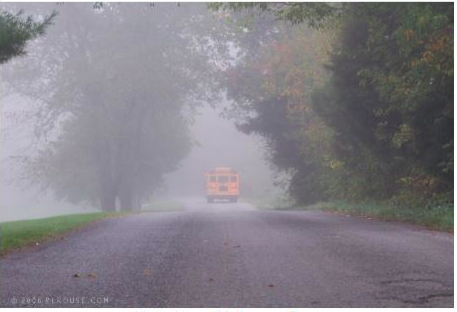
#> input picture assets/example1.png, 457 x 312 px
$ python example.py   (older library calls are emulated)
#> lines starting #> are read from the running program, lines starting #| are printed output that depends on the picture
### src/alright.py
import cv2
import numpy as np


def Airlight(HazeImg, AirlightMethod, windowSize):
    if (AirlightMethod.lower() == 'fast'):
        A = []
        if (len(HazeImg.shape) == 3):
            for ch in range(len(HazeImg.shape)):
                kernel = np.ones((windowSize, windowSize), np.uint8)
                minImg = cv2.erode(HazeImg[:, :, ch], kernel)
                A.append(int(minImg.max()))
        else:
            kernel = np.ones((windowSize, windowSize), np.uint8)
            minImg = cv2.erode(HazeImg, kernel)
            A.append(int(minImg.max()))
    return (A)

### src/boundcon.py
import cv2
import numpy as np


def BoundCon(HazeImg, A, C0, C1, windowSze):
    if (len(HazeImg.shape) == 3):

        t_b = np.maximum((A[0] - HazeImg[:, :, 0].astype(np.float)) / (A[0] - C0),
                         (HazeImg[:, :, 0].astype(np.float) - A[0]) / (C1 - A[0]))
        t_g = np.maximum((A[1] - HazeImg[:, :, 1].astype(np.float)) / (A[1] - C0),
                         (HazeImg[:, :, 1].astype(np.float) - A[1]) / (C1 - A[1]))
        t_r = np.maximum((A[2] - HazeImg[:, :, 2].astype(np.float)) / (A[2] - C0),
                         (HazeImg[:, :, 2].astype(np.float) - A[2]) / (C1 - A[2]))

        MaxVal = np.maximum(t_b, t_g, t_r)
        transmission = np.minimum(MaxVal, 1)
    else:
        transmission = np.maximum((A[0] - HazeImg.astype(np.float)) / (A[0] - C0),
                                  (HazeImg.astype(np.float) - A[0]) / (C1 - A[0]))
        transmission = np.minimum(transmission, 1)

    kernel = np.ones((windowSze, windowSze), np.float)
    transmission = cv2.morphologyEx(
        transmission, cv2.MORPH_CLOSE, kernel=kernel)
    return (transmission)

### src/caltransmission.py
import numpy as np
import cv2

def CalTransmission(HazeImg, Transmission, regularize_lambda, sigma):
    rows, cols = Transmission.shape

    KirschFilters = LoadFilterBank()

    # Normalize the filters
    for idx, currentFilter in enumerate(KirschFilters):
        KirschFilters[idx] = KirschFilters[idx] / np.linalg.norm(currentFilter)

    WFun = []
    for idx, currentFilter in enumerate(KirschFilters):
        WFun.append(CalculateWeightingFunction(HazeImg, currentFilter, sigma))

    tF = np.fft.fft2(Transmission)
    DS = 0

    for i in range(len(KirschFilters)):
        D = psf2otf(KirschFilters[i], (rows, cols))
        DS = DS + (abs(D) ** 2)


    beta = 1                    # Selected from the paper
    beta_max = 2**8             # Selected from the paper
    beta_rate = 2*np.sqrt(2)    # Selected from the paper

    while(beta < beta_max):
        gamma = regularize_lambda / beta

        DU = 0
        for i in range(len(KirschFilters)):
            dt = circularConvFilt(Transmission, KirschFilters[i])
            u = np.maximum((abs(dt) - (WFun[i] / (len(KirschFilters)*beta))), 0) * np.sign(dt)
            DU = DU + np.fft.fft2(circularConvFilt(u, cv2.flip(KirschFilters[i], -1)))


        Transmission = np.abs(np.fft.ifft2((gamma * tF + DU) / (gamma + DS)))
        beta = beta * beta_rate
    return(Transmission)

def LoadFilterBank():
    KirschFilters = []
    KirschFilters.append(np.array([[-3, -3, -3],   [-3, 0, 5],   [-3, 5, 5]]))
    KirschFilters.append(np.array([[-3, -3, -3],   [-3, 0, -3],  [5, 5, 5]]))
    KirschFilters.append(np.array([[-3, -3, -3],   [5, 0, -3],   [5, 5, -3]]))
    KirschFilters.append(np.array([[5, -3, -3],    [5, 0, -3],   [5, -3, -3]]))
    KirschFilters.append(np.array([[5, 5, -3],     [5, 0, -3],   [-3, -3, -3]]))
    KirschFilters.append(np.array([[5, 5, 5],      [-3, 0, -3],  [-3, -3, -3]]))
    KirschFilters.append(np.array([[-3, 5, 5],     [-3, 0, 5],   [-3, -3, -3]]))
    KirschFilters.append(np.array([[-3, -3, 5],    [-3, 0, 5],   [-3, -3, 5]]))
    KirschFilters.append(np.array([[-1, -1, -1],   [-1, 8, -1],  [-1, -1, -1]]))
    return(KirschFilters)

def CalculateWeightingFunction(HazeImg, Filter, sigma):

    # Computing the weight function... Eq (17) in the paper

    HazeImageDouble = HazeImg.astype(float) / 255.0
    if(len(HazeImg.shape) == 3):
        Red = HazeImageDouble[:, :, 2]
        d_r = circularConvFilt(Red, Filter)

        Green = HazeImageDouble[:, :, 1]
        d_g = circularConvFilt(Green, Filter)

        Blue = HazeImageDouble[:, :, 0]
        d_b = circularConvFilt(Blue, Filter)

        WFun = np.exp(-((d_r**2) + (d_g**2) + (d_b**2)) / (2 * sigma * sigma))
    else:
        d = circularConvFilt(HazeImageDouble, Filter)
        WFun = np.exp(-((d ** 2) + (d ** 2) + (d ** 2)) / (2 * sigma * sigma))
    return(WFun)

def circularConvFilt(Img, Filter):
    FilterHeight, FilterWidth = Filter.shape
    assert (FilterHeight == FilterWidth), 'Filter must be square in shape --> Height must be same as width'
    assert (FilterHeight % 2 == 1), 'Filter dimension must be a odd number.'

    filterHalsSize = int((FilterHeight - 1)/2)
    rows, cols = Img.shape
    PaddedImg = cv2.copyMakeBorder(Img, filterHalsSize, filterHalsSize, filterHalsSize, filterHalsSize, borderType=cv2.BORDER_WRAP)
    FilteredImg = cv2.filter2D(PaddedImg, -1, Filter)
    Result = FilteredImg[filterHalsSize:rows+filterHalsSize, filterHalsSize:cols+filterHalsSize]

    return(Result)

# taken from a matlab implementation
def psf2otf(psf, shape):
    if np.all(psf == 0):
        return np.zeros_like(psf)

    inshape = psf.shape

    psf = zero_pad(psf, shape, position='corner')
    for axis, axis_size in enumerate(inshape):
        psf = np.roll(psf, -int(axis_size / 2), axis=axis)

    # Compute the OTF
    otf = np.fft.fft2(psf)

    n_ops = np.sum(psf.size * np.log2(psf.shape))
    otf = np.real_if_close(otf, tol=n_ops)

    return otf

def zero_pad(image, shape, position='corner'):
    shape = np.asarray(shape, dtype=int)
    imshape = np.asarray(image.shape, dtype=int)

    if np.alltrue(imshape == shape):
        return image

    if np.any(shape <= 0):
        raise ValueError("ZERO_PAD: null or negative shape given")

    dshape = shape - imshape
    if np.any(dshape < 0):
        raise ValueError("ZERO_PAD: target size smaller than source one")

    pad_img = np.zeros(shape, dtype=image.dtype)

    idx, idy = np.indices(imshape)

    if position == 'center':
        if np.any(dshape % 2 != 0):
            raise ValueError("ZERO_PAD: source and target shapes "
                             "have different parity.")
        offx, offy = dshape // 2
    else:
        offx, offy = (0, 0)

    pad_img[idx + offx, idy + offy] = image

    return pad_img

### src/removehaze.py
import cv2
import numpy as np
import copy


def removeHaze(HazeImg, Transmission, A, delta):

    epsilon = 0.0001
    Transmission = pow(np.maximum(abs(Transmission), epsilon), delta)

    HazeCorrectedImage = copy.deepcopy(HazeImg)
    if (len(HazeImg.shape) == 3):
        for ch in range(len(HazeImg.shape)):
            temp = ((HazeImg[:, :, ch].astype(float) -
                    A[ch]) / Transmission) + A[ch]
            temp = np.maximum(np.minimum(temp, 255), 0)
            HazeCorrectedImage[:, :, ch] = temp
    else:
        temp = ((HazeImg.astype(float) - A[0]) / Transmission) + A[0]
        temp = np.maximum(np.minimum(temp, 255), 0)
        HazeCorrectedImage = temp
    return (HazeCorrectedImage)

### src/example.py
import cv2
import numpy as np

from alright import Airlight
from boundcon import BoundCon
from caltransmission import CalTransmission
from removehaze import removeHaze

if __name__ == '__main__':
    HazeImg = cv2.imread('../assets/example1.png')
#> HazeImg is the input picture: shape (312, 457, 3); mean B, G, R 136.2, 129, 132.7

    # Resize image

    # Channels = cv2.split(HazeImg)
    # rows, cols = Channels[0].shape
    # HazeImg = cv2.resize(HazeImg, (int(2.4 * cols), int(2.4 * rows)))


    # Estimate Airlight
    windowSze = 15
    AirlightMethod = 'fast'
    A = Airlight(HazeImg, AirlightMethod, windowSze)
#> the loop in Airlight, `for ch in range(len(HazeImg.shape)):` made 3 passes
#> pass 1, in Airlight, `minImg = cv2.erode(HazeImg[:, :, ch], kernel)`:
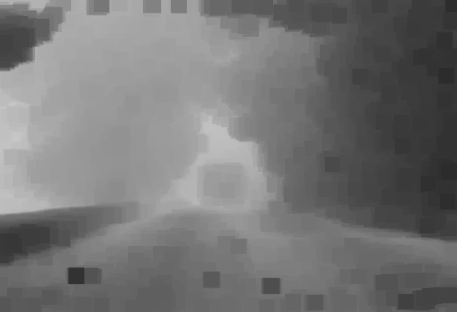
#> minImg: shape (312, 457); min 44, max 200, mean 117.2
#> after the loop in Airlight, `for ch in range(len(HazeImg.shape)):`: A = [200, 186, 189]
#> A = [200, 186, 189]

    # Calculate Boundary Constraints
    windowSze = 3
    C0 = 20         # ecommended in the paper
    C1 = 300        # recommended in the paper
    Transmission = BoundCon(HazeImg, A, C0, C1, windowSze)

    # Refine estimate of transmission
    # Default value = 1 (as recommended in the paper) --> Regularization parameter, the more this  value, the closer to the original patch wise transmission
    regularize_lambda = 1
    sigma = 0.5
    # Using contextual information
    Transmission = CalTransmission(
        HazeImg, Transmission, regularize_lambda, sigma)
#> after the loop in CalTransmission, `for idx, currentFilter in enumerate(KirschFilters):`: WFun = 9 items
#> after the loop in CalTransmission, `for i in range(len(KirschFilters)):`:
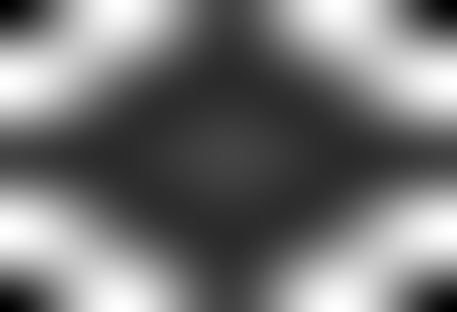
#> DS: shape (312, 457) float64; min 2.12e-30, max 19.53, mean 9; drawn with min black and max white
#> the loop in CalTransmission, `while(beta < beta_max):` made 6 passes
#> pass 1, in circularConvFilt (call 29), `PaddedImg = cv2.copyMakeBorder(Img, filterHalsSize, filterHalsSize, fi..`:
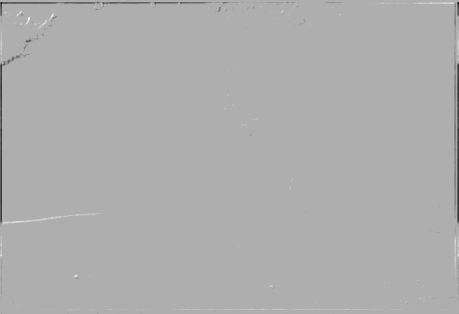
#> PaddedImg: shape (314, 459) float64; min -0.559, max 0.257, mean -0.00213; drawn with min black and max white
#> after the loop in CalTransmission, `while(beta < beta_max):`:
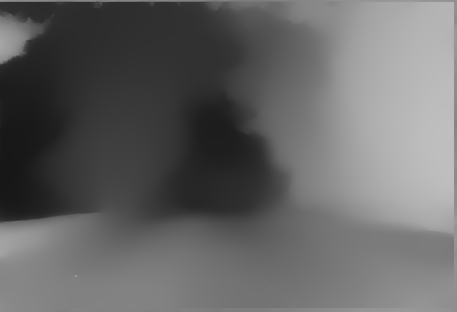
#> Transmission: shape (312, 457) float64; min 0.0906, max 0.752, mean 0.4
#> after the loop in CalTransmission, `while(beta < beta_max):`:
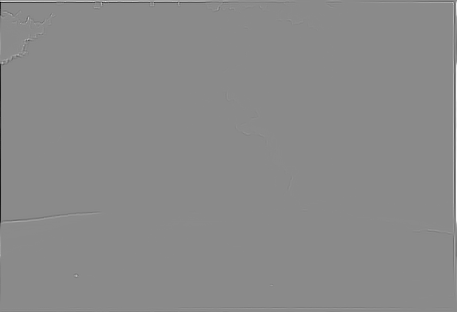
#> dt: shape (312, 457) float64; min -0.198, max 0.166, mean -5.06e-20; drawn with min black and max white
#> after the loop in CalTransmission, `while(beta < beta_max):`: beta = 512

    # Perform DeHazing
    HazeCorrectedImg = removeHaze(HazeImg, Transmission, A, 0.85)
#> the loop in removeHaze, `for ch in range(len(HazeImg.shape)):` made 3 passes
#> pass 1, in removeHaze, `temp = ((HazeImg[:, :, ch].astype(float) - A[ch]) / Transmission) + A[..`:
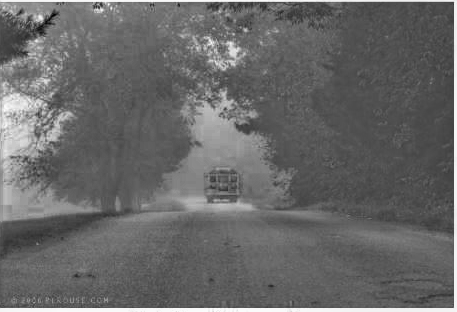
#> temp: shape (312, 457) float64; min -97.97, max 307.2, mean 67.8; drawn with min black and max white
#> after the loop in removeHaze, `for ch in range(len(HazeImg.shape)):`:
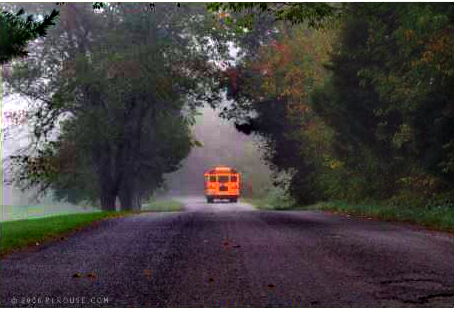
#> HazeCorrectedImage: shape (312, 457, 3); mean B, G, R 66.5, 66.4, 71.1

    cv2.imshow('Original', HazeImg)
    cv2.imshow('Result', HazeCorrectedImg)
    cv2.waitKey(0)

    #cv2.imwrite('outputImages/result.jpg', HazeCorrectedImg)

$ run again, with assets/example2.png copied over assets/example1.png
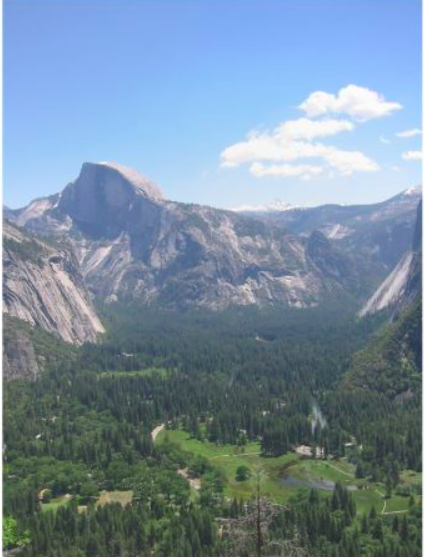
#> input picture assets/example2.png, 424 x 557 px
#> HazeImg is the input picture: shape (557, 424, 3); mean B, G, R 158.5, 140.6, 118.9
#> after the loop in Airlight, `for ch in range(len(HazeImg.shape)):`: A = [254, 241, 242]
#> after the loop in CalTransmission, `for idx, currentFilter in enumerate(KirschFilters):`: WFun = 9 items
#> after the loop in CalTransmission, `while(beta < beta_max):`:
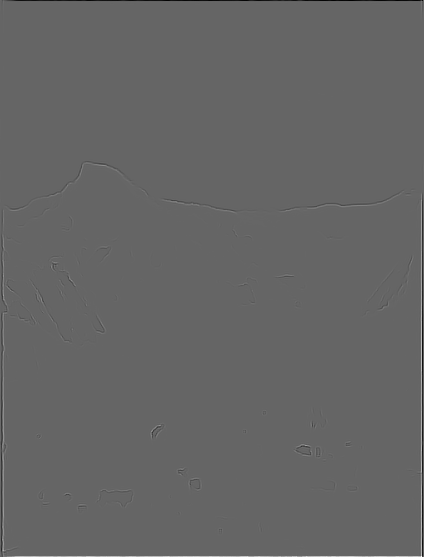
#> dt: shape (557, 424) float64; min -0.171, max 0.258, mean 3.01e-20; drawn with min black and max white
#> after the loop in CalTransmission, `while(beta < beta_max):`: beta = 512
#> after the loop in removeHaze, `for ch in range(len(HazeImg.shape)):`:
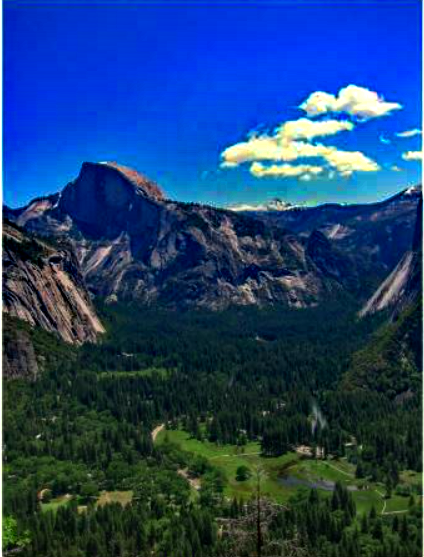
#> HazeCorrectedImage: shape (557, 424, 3); mean B, G, R 110.6, 65.1, 29.5

$ run again, with assets/example3.png copied over assets/example1.png
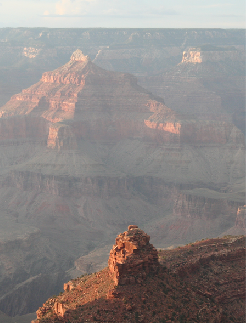
#> input picture assets/example3.png, 247 x 323 px
#> HazeImg is the input picture: shape (323, 247, 3); mean B, G, R 133.4, 135.1, 141
#> after the loop in Airlight, `for ch in range(len(HazeImg.shape)):`: A = [227, 235, 232]
#> after the loop in CalTransmission, `for idx, currentFilter in enumerate(KirschFilters):`: WFun = 9 items
#> after the loop in CalTransmission, `while(beta < beta_max):`:
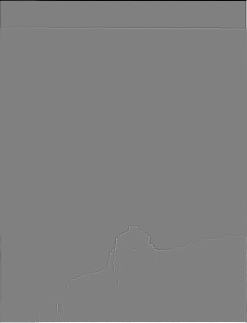
#> dt: shape (323, 247) float64; min -0.306, max 0.3, mean 0; drawn with min black and max white
#> after the loop in CalTransmission, `while(beta < beta_max):`: beta = 512
#> after the loop in removeHaze, `for ch in range(len(HazeImg.shape)):`:
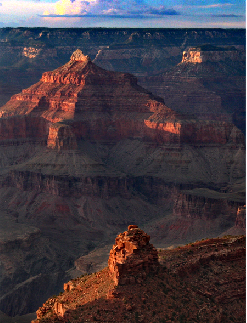
#> HazeCorrectedImage: shape (323, 247, 3); mean B, G, R 66.3, 58.4, 66.9
